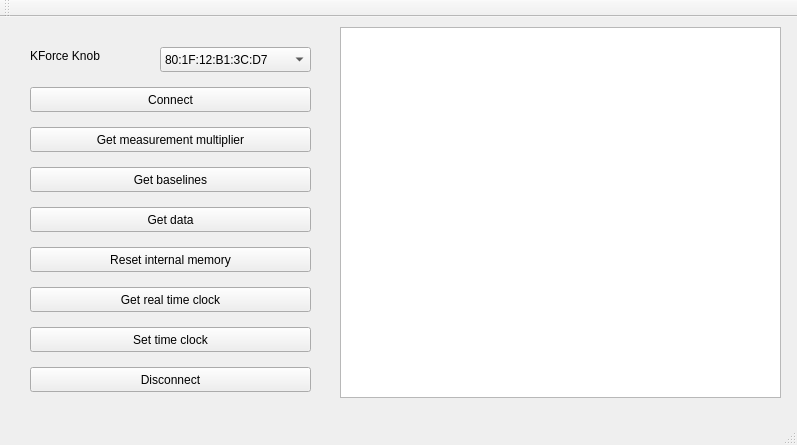
<?xml version="1.0" encoding="UTF-8"?>
<ui version="4.0">
 <class>MainWindow</class>
 <widget class="QMainWindow" name="MainWindow">
  <property name="geometry">
   <rect>
    <x>0</x>
    <y>0</y>
    <width>797</width>
    <height>445</height>
   </rect>
  </property>
  <property name="windowTitle">
   <string>MainWindow</string>
  </property>
  <widget class="QWidget" name="centralWidget">
   <widget class="QLabel" name="KnobSelectionLabel">
    <property name="geometry">
     <rect>
      <x>30</x>
      <y>30</y>
      <width>91</width>
      <height>17</height>
     </rect>
    </property>
    <property name="text">
     <string>KForce Knob</string>
    </property>
   </widget>
   <widget class="QComboBox" name="knobSelectionComboBox">
    <property name="geometry">
     <rect>
      <x>160</x>
      <y>30</y>
      <width>151</width>
      <height>25</height>
     </rect>
    </property>
    <item>
     <property name="text">
      <string>80:1F:12:B1:3C:D7</string>
     </property>
    </item>
    <item>
     <property name="text">
      <string>80:1F:12:B1:3A:FA</string>
     </property>
    </item>
    <item>
     <property name="text">
      <string>80:1F:12:B1:3C:B8</string>
     </property>
    </item>
    <item>
     <property name="text">
      <string>80:1F:12:B1:3C:D2</string>
     </property>
    </item>
    <item>
     <property name="text">
      <string>80:1F:12:B1:3A:C8</string>
     </property>
    </item>
   </widget>
   <widget class="QPushButton" name="connectButton">
    <property name="geometry">
     <rect>
      <x>30</x>
      <y>70</y>
      <width>281</width>
      <height>25</height>
     </rect>
    </property>
    <property name="text">
     <string>Connect</string>
    </property>
   </widget>
   <widget class="QPushButton" name="getMeasurementMultiplierButton">
    <property name="geometry">
     <rect>
      <x>30</x>
      <y>110</y>
      <width>281</width>
      <height>25</height>
     </rect>
    </property>
    <property name="text">
     <string>Get measurement multiplier</string>
    </property>
   </widget>
   <widget class="QPushButton" name="getBaselinesButton">
    <property name="geometry">
     <rect>
      <x>30</x>
      <y>150</y>
      <width>281</width>
      <height>25</height>
     </rect>
    </property>
    <property name="text">
     <string>Get baselines</string>
    </property>
   </widget>
   <widget class="QPushButton" name="dumpMemoryButton">
    <property name="geometry">
     <rect>
      <x>30</x>
      <y>190</y>
      <width>281</width>
      <height>25</height>
     </rect>
    </property>
    <property name="text">
     <string>Get data</string>
    </property>
   </widget>
   <widget class="QTextBrowser" name="textBrowser">
    <property name="geometry">
     <rect>
      <x>340</x>
      <y>10</y>
      <width>441</width>
      <height>371</height>
     </rect>
    </property>
   </widget>
   <widget class="QPushButton" name="resetMemoryButton">
    <property name="geometry">
     <rect>
      <x>30</x>
      <y>230</y>
      <width>281</width>
      <height>25</height>
     </rect>
    </property>
    <property name="text">
     <string>Reset internal memory</string>
    </property>
   </widget>
   <widget class="QPushButton" name="getRealTimeClockButton">
    <property name="geometry">
     <rect>
      <x>30</x>
      <y>270</y>
      <width>281</width>
      <height>25</height>
     </rect>
    </property>
    <property name="text">
     <string>Get real time clock</string>
    </property>
   </widget>
   <widget class="QPushButton" name="disconnectButton">
    <property name="geometry">
     <rect>
      <x>30</x>
      <y>350</y>
      <width>281</width>
      <height>25</height>
     </rect>
    </property>
    <property name="text">
     <string>Disconnect</string>
    </property>
   </widget>
   <widget class="QPushButton" name="setTimeClockButton">
    <property name="geometry">
     <rect>
      <x>30</x>
      <y>310</y>
      <width>281</width>
      <height>25</height>
     </rect>
    </property>
    <property name="text">
     <string>Set time clock</string>
    </property>
   </widget>
  </widget>
  <widget class="QMenuBar" name="menuBar">
   <property name="geometry">
    <rect>
     <x>0</x>
     <y>0</y>
     <width>797</width>
     <height>22</height>
    </rect>
   </property>
  </widget>
  <widget class="QToolBar" name="mainToolBar">
   <attribute name="toolBarArea">
    <enum>TopToolBarArea</enum>
   </attribute>
   <attribute name="toolBarBreak">
    <bool>false</bool>
   </attribute>
  </widget>
  <widget class="QStatusBar" name="statusBar"/>
 </widget>
 <layoutdefault spacing="6" margin="11"/>
 <resources/>
 <connections/>
</ui>
